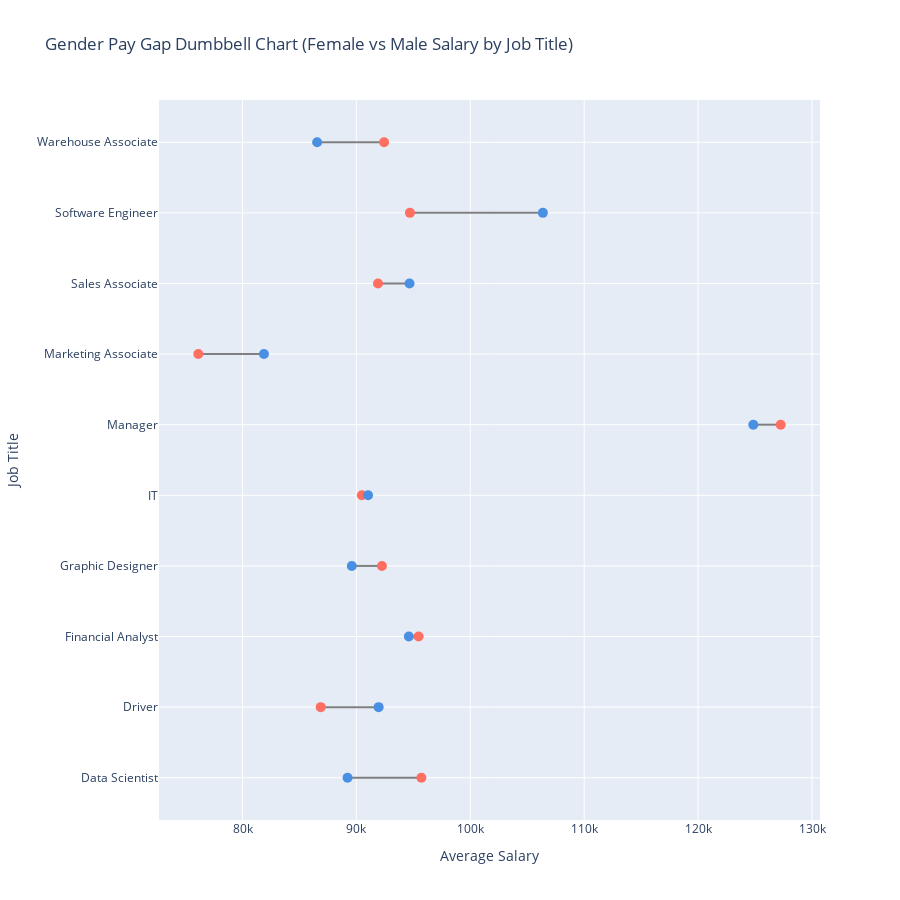

The notebook cell saved with this chart:
### Markdown cell above
# Plot 2

### Code cell
file = [f for f in os.listdir(path) if f.endswith(".csv")][0]
df = pd.read_csv(os.path.join(path, file))
df.columns = df.columns.str.lower().str.replace(" ", "").str.replace("-", "")
print("Columns:", df.columns.tolist())
gender_col = [c for c in df.columns if "gender" in c][0]
salary_col = [c for c in df.columns if "salary" in c or "pay" in c][0]
job_col    = [c for c in df.columns if "job" in c][0]
print("Using columns:", job_col, gender_col, salary_col)
df[gender_col] = df[gender_col].astype(str).str.lower().str[0]
df[gender_col] = df[gender_col].replace({"m": "male", "f": "female"})
df = df.dropna(subset=[gender_col, salary_col])
grouped = df.groupby([job_col, gender_col])[salary_col].mean().unstack()
grouped = grouped.dropna()
print(grouped.head())
fig = go.Figure()
for job in grouped.index:
    male_salary = grouped.loc[job, "male"]
    female_salary = grouped.loc[job, "female"]
    fig.add_trace(go.Scatter(
        x=[female_salary, male_salary],
        y=[job, job],
        mode="lines+markers",
        line=dict(color="gray", width=2),
        marker=dict(size=10, color=["#ff6f61", "#4a90e2"]),  # female = pink, male = blue
        name=job
    ))
fig.update_layout(
    title="Gender Pay Gap Dumbbell Chart (Female vs Male Salary by Job Title)",
    xaxis_title="Average Salary",
    yaxis_title="Job Title",
    height=900,
    showlegend=False
)
fig.show()

### Figure 1 — Plotly figure (JSON) as saved in the notebook; plotly's stock layout.template omitted (floating-point values rounded to 4 significant figures)
{"data": [{"line": {"color": "gray", "width": 2}, "marker": {"color": ["#ff6f61", "#4a90e2"], "size": 10}, "mode": "lines+markers", "name": "Data Scientist", "type": "scatter", "x": [95700.0, 89220.0], "y": ["Data Scientist", "Data Scientist"]}, {"line": {"color": "gray", "width": 2}, "marker": {"color": ["#ff6f61", "#4a90e2"], "size": 10}, "mode": "lines+markers", "name": "Driver", "type": "scatter", "x": [86870.0, 91950.0], "y": ["Driver", "Driver"]}, {"line": {"color": "gray", "width": 2}, "marker": {"color": ["#ff6f61", "#4a90e2"], "size": 10}, "mode": "lines+markers", "name": "Financial Analyst", "type": "scatter", "x": [95460.0, 94610.0], "y": ["Financial Analyst", "Financial Analyst"]}, {"line": {"color": "gray", "width": 2}, "marker": {"color": ["#ff6f61", "#4a90e2"], "size": 10}, "mode": "lines+markers", "name": "Graphic Designer", "type": "scatter", "x": [92240.0, 89600.0], "y": ["Graphic Designer", "Graphic Designer"]}, {"line": {"color": "gray", "width": 2}, "marker": {"color": ["#ff6f61", "#4a90e2"], "size": 10}, "mode": "lines+markers", "name": "IT", "type": "scatter", "x": [90480.0, 91020.0], "y": ["IT", "IT"]}, {"line": {"color": "gray", "width": 2}, "marker": {"color": ["#ff6f61", "#4a90e2"], "size": 10}, "mode": "lines+markers", "name": "Manager", "type": "scatter", "x": [127300.0, 124800.0], "y": ["Manager", "Manager"]}, {"line": {"color": "gray", "width": 2}, "marker": {"color": ["#ff6f61", "#4a90e2"], "size": 10}, "mode": "lines+markers", "name": "Marketing Associate", "type": "scatter", "x": [76120.0, 81880.0], "y": ["Marketing Associate", "Marketing Associate"]}, {"line": {"color": "gray", "width": 2}, "marker": {"color": ["#ff6f61", "#4a90e2"], "size": 10}, "mode": "lines+markers", "name": "Sales Associate", "type": "scatter", "x": [91890.0, 94660.0], "y": ["Sales Associate", "Sales Associate"]}, {"line": {"color": "gray", "width": 2}, "marker": {"color": ["#ff6f61", "#4a90e2"], "size": 10}, "mode": "lines+markers", "name": "Software Engineer", "type": "scatter", "x": [94701, 106400.0], "y": ["Software Engineer", "Software Engineer"]}, {"line": {"color": "gray", "width": 2}, "marker": {"color": ["#ff6f61", "#4a90e2"], "size": 10}, "mode": "lines+markers", "name": "Warehouse Associate", "type": "scatter", "x": [92430.0, 86550.0], "y": ["Warehouse Associate", "Warehouse Associate"]}], "layout": {"height": 900, "showlegend": false, "title": {"text": "Gender Pay Gap Dumbbell Chart (Female vs Male Salary by Job Title)"}, "xaxis": {"title": {"text": "Average Salary"}}, "yaxis": {"title": {"text": "Job Title"}}}}
